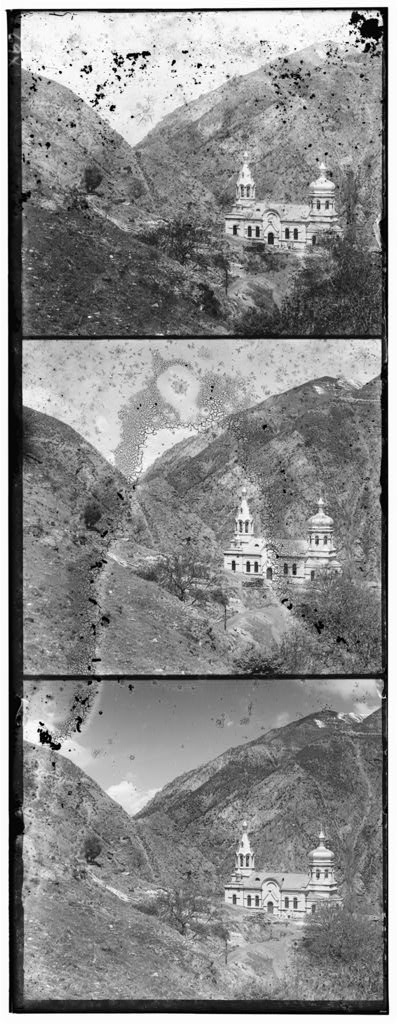
#> input picture syde671/data/00056v.jpg, 398 x 1024 px; its folder holds only this picture in this run
$ python main.py
#> lines starting #> are read from the running program, lines starting #| are printed output that depends on the picture
import numpy as np
import imageio.v3 as iio
import matplotlib.pyplot as plt

from pathlib import Path
import csv
import time

# ============================================================
# 1. Load image
# ============================================================

def load_image(path):
    image = iio.imread(path)

    # Convert integer image to float [0, 1]
    if np.issubdtype(image.dtype, np.integer):
        max_value = np.iinfo(image.dtype).max
        image = image.astype(np.float32) / max_value
    else:
        image = image.astype(np.float32)

    return image


# ============================================================
# 2. Split glass plate into B, G, R
# ============================================================

def split_channels(image):
    height = image.shape[0]

    channel_height = height // 3

    B = image[
        0:channel_height,
        :
    ]

    G = image[
        channel_height:2 * channel_height,
        :
    ]

    R = image[
        2 * channel_height:3 * channel_height,
        :
    ]

    return B, G, R


# ============================================================
# 3. Shift image
# ============================================================

def shift_image(image, dx, dy):
    """
    dx > 0 : right
    dx < 0 : left

    dy > 0 : down
    dy < 0 : up
    """

    return np.roll(
        image,
        shift=(dy, dx),
        axis=(0, 1)
    )


# ============================================================
# 4. Crop border
# ============================================================

def crop_border(image, border=20):
    return image[
        border:-border,
        border:-border
    ]


# ============================================================
# 5. L2 distance
# ============================================================

def l2_distance(image1, image2):
    difference = image1 - image2

    score = np.sqrt(
        np.sum(difference ** 2)
    )

    return score


# ============================================================
# 6. NCC
# ============================================================

def ncc(image1, image2):
    """
    Normalized Cross-Correlation.

    Assignment definition:
    dot product between normalized image vectors.
    """

    a = image1.flatten()
    b = image2.flatten()

    a_norm = np.linalg.norm(a)
    b_norm = np.linalg.norm(b)

    if a_norm == 0 or b_norm == 0:
        return -1

    a = a / a_norm
    b = b / b_norm

    return np.dot(a, b)


# ============================================================
# 7. Single-scale L2 alignment
# ============================================================

def align_l2(
    moving,
    reference,
    search_range=15,
    border=20
):

    best_score = float("inf")

    best_dx = 0
    best_dy = 0

    reference_crop = crop_border(
        reference,
        border
    )

    for dy in range(
        -search_range,
        search_range + 1
    ):

        for dx in range(
            -search_range,
            search_range + 1
        ):

            shifted = shift_image(
                moving,
                dx,
                dy
            )

            shifted_crop = crop_border(
                shifted,
                border
            )

            score = l2_distance(
                shifted_crop,
                reference_crop
            )

            # Smaller L2 = better
            if score < best_score:

                best_score = score

                best_dx = dx
                best_dy = dy

    return best_dx, best_dy, best_score


# ============================================================
# 8. Single-scale NCC alignment
# ============================================================

def align_ncc(
    moving,
    reference,
    search_range=15,
    border=20
):

    best_score = -float("inf")

    best_dx = 0
    best_dy = 0

    reference_crop = crop_border(
        reference,
        border
    )

    for dy in range(
        -search_range,
        search_range + 1
    ):

        for dx in range(
            -search_range,
            search_range + 1
        ):

            shifted = shift_image(
                moving,
                dx,
                dy
            )

            shifted_crop = crop_border(
                shifted,
                border
            )

            score = ncc(
                shifted_crop,
                reference_crop
            )

            # Larger NCC = better
            if score > best_score:

                best_score = score

                best_dx = dx
                best_dy = dy

    return best_dx, best_dy, best_score


# ============================================================
# 9. Display RGB
# ============================================================

# [30 lines left out: function show_rgb, not called in this run]


# ============================================================
# 10. Gaussian/binomial blur
# ============================================================

def blur_image(image):
    """
    Apply:

        [1, 4, 6, 4, 1] / 16

    horizontally and vertically.
    """

    kernel = np.array(
        [1, 4, 6, 4, 1],
        dtype=np.float32
    ) / 16.0

    height, width = image.shape

    # --------------------------------------------------------
    # Horizontal blur
    # --------------------------------------------------------

    padded = np.pad(
        image,
        ((0, 0), (2, 2)),
        mode="reflect"
    )

    horizontal = np.zeros_like(
        image
    )

    for i in range(5):

        horizontal += (
            kernel[i]
            * padded[
                :,
                i:i + width
            ]
        )

    # --------------------------------------------------------
    # Vertical blur
    # --------------------------------------------------------

    padded = np.pad(
        horizontal,
        ((2, 2), (0, 0)),
        mode="reflect"
    )

    blurred = np.zeros_like(
        image
    )

    for i in range(5):

        blurred += (
            kernel[i]
            * padded[
                i:i + height,
                :
            ]
        )

    return blurred


# ============================================================
# 11. Downsample by factor of 2
# ============================================================

def downsample(image):

    # Blur BEFORE subsampling
    blurred = blur_image(image)

    # Keep every second row and column
    smaller = blurred[
        ::2,
        ::2
    ]

    return smaller


# ============================================================
# 12. Build Gaussian pyramid
# ============================================================

def build_pyramid(
    image,
    min_size=150
):

    # Level 0 = full-resolution image
    pyramid = [image]

    while (
        min(pyramid[-1].shape)
        >= 2 * min_size
    ):

        smaller = downsample(
            pyramid[-1]
        )

        pyramid.append(
            smaller
        )

    return pyramid


# ============================================================
# 13. Search around an existing displacement
# ============================================================

def search_alignment(
    moving,
    reference,
    center_dx=0,
    center_dy=0,
    search_range=15,
    metric="ncc",
    border=10
):

    min_dx = center_dx - search_range
    max_dx = center_dx + search_range

    min_dy = center_dy - search_range
    max_dy = center_dy + search_range

    # Largest possible displacement being tested
    largest_shift = max(
        abs(min_dx),
        abs(max_dx),
        abs(min_dy),
        abs(max_dy)
    )

    # Avoid np.roll wrapped pixels during scoring
    margin = (
        border
        + largest_shift
    )

    if (
        2 * margin
        >= min(reference.shape)
    ):
        raise ValueError(
            "Image too small for this search range."
        )

    reference_crop = reference[
        margin:-margin,
        margin:-margin
    ]

    # --------------------------------------------------------
    # Initialize score
    # --------------------------------------------------------

    if metric == "l2":

        best_score = float("inf")

    elif metric == "ncc":

        best_score = -float("inf")

    else:

        raise ValueError(
            "metric must be 'l2' or 'ncc'"
        )

    best_dx = center_dx
    best_dy = center_dy

    # --------------------------------------------------------
    # Search
    # --------------------------------------------------------

    for dy in range(
        min_dy,
        max_dy + 1
    ):

        for dx in range(
            min_dx,
            max_dx + 1
        ):

            shifted = shift_image(
                moving,
                dx,
                dy
            )

            shifted_crop = shifted[
                margin:-margin,
                margin:-margin
            ]

            # ----------------------------------------------
            # L2
            # ----------------------------------------------

            if metric == "l2":

                score = l2_distance(
                    shifted_crop,
                    reference_crop
                )

                if score < best_score:

                    best_score = score

                    best_dx = dx
                    best_dy = dy

            # ----------------------------------------------
            # NCC
            # ----------------------------------------------

            else:

                score = ncc(
                    shifted_crop,
                    reference_crop
                )

                if score > best_score:

                    best_score = score

                    best_dx = dx
                    best_dy = dy

    return (
        best_dx,
        best_dy,
        best_score
    )


# ============================================================
# 14. Coarse-to-fine pyramid alignment
# ============================================================

def align_pyramid(
    moving,
    reference,
    metric="ncc",
    coarse_search=15,
    refine_search=2,
    min_size=150
):

    moving_pyramid = build_pyramid(
        moving,
        min_size=min_size
    )

    reference_pyramid = build_pyramid(
        reference,
        min_size=min_size
    )

    print(
        "\nPyramid levels:",
        len(reference_pyramid)
    )

    dx = 0
    dy = 0

    score = None

    # Start from smallest image
    for level in reversed(
        range(
            len(reference_pyramid)
        )
    ):

        moving_level = (
            moving_pyramid[level]
        )

        reference_level = (
            reference_pyramid[level]
        )

        print(
            "\nLevel:",
            level
        )

        print(
            "Image size:",
            reference_level.shape
        )

        # ----------------------------------------------------
        # Coarsest level
        # ----------------------------------------------------

        if (
            level
            == len(reference_pyramid) - 1
        ):

            dx, dy, score = search_alignment(
                moving_level,
                reference_level,
                center_dx=0,
                center_dy=0,
                search_range=coarse_search,
                metric=metric
            )

        # ----------------------------------------------------
        # Finer level
        # ----------------------------------------------------

        else:

            # Image doubled in size
            # therefore displacement doubles
            dx *= 2
            dy *= 2

            print(
                "Predicted displacement:",
                (dx, dy)
            )

            # Refine only near predicted position
            dx, dy, score = search_alignment(
                moving_level,
                reference_level,
                center_dx=dx,
                center_dy=dy,
                search_range=refine_search,
                metric=metric
            )

        print(
            "Best displacement:",
            (dx, dy)
        )

    return dx, dy, score

# ============================================================
# Save RGB image
# ============================================================

def save_rgb(image, path, border=20):
    """
    Crop borders, convert [0,1] float image to uint8,
    and save as JPG.
    """

    height, width, _ = image.shape

    # Prevent accidentally cropping away the whole image
    safe_border = min(
        border,
        max(0, height // 4),
        max(0, width // 4)
    )

    if safe_border > 0:
        image = image[
            safe_border:-safe_border,
            safe_border:-safe_border,
            :
        ]

    # Keep RGB values valid
    image = np.clip(
        image,
        0,
        1
    )

    # Convert float [0,1] -> uint8 [0,255]
    image_uint8 = (
        image * 255
    ).round().astype(np.uint8)

    iio.imwrite(
        path,
        image_uint8
    )


# ============================================================
# Determine crop needed after shifting
# ============================================================

def shift_crop_border(
    g_dx,
    g_dy,
    r_dx,
    r_dy,
    base_border=20
):
    """
    np.roll wraps pixels around the image.

    Crop enough pixels to remove the wrapped regions.
    """

    largest_shift = max(
        abs(g_dx),
        abs(g_dy),
        abs(r_dx),
        abs(r_dy)
    )

    return (
        base_border
        + largest_shift
    )


# ============================================================
# Process one glass plate
# ============================================================

def process_one_image(
    image_path,
    output_dir
):

    start_time = time.perf_counter()

    filename = image_path.name
    stem = image_path.stem

    print("\n")
    print("=" * 60)
    print("Processing:", filename)
    print("=" * 60)

    # --------------------------------------------------------
    # Load + split
    # --------------------------------------------------------

    image = load_image(
        str(image_path)
    )
#> in load_image, image is the input picture: shape (1024, 398); min 0, max 255, mean 138.2

    B, G, R = split_channels(
        image
    )

    print(
        "Channel size:",
        B.shape
    )

    # ========================================================
    # 1. Unaligned
    # ========================================================

    rgb_unaligned = np.dstack([
        R,
        G,
        B
    ])

    save_rgb(
        rgb_unaligned,
        output_dir
        / f"{stem}_unaligned.jpg",
        border=20
    )

    # ========================================================
    # 2. Single-scale L2
    # ========================================================

    g_dx_l2, g_dy_l2, g_score_l2 = align_l2(
        G,
        B
    )

    r_dx_l2, r_dy_l2, r_score_l2 = align_l2(
        R,
        B
    )

    G_l2 = shift_image(
        G,
        g_dx_l2,
        g_dy_l2
    )

    R_l2 = shift_image(
        R,
        r_dx_l2,
        r_dy_l2
    )

    rgb_l2 = np.dstack([
        R_l2,
        G_l2,
        B
    ])

    l2_crop = shift_crop_border(
        g_dx_l2,
        g_dy_l2,
        r_dx_l2,
        r_dy_l2
    )

    save_rgb(
        rgb_l2,
        output_dir
        / f"{stem}_l2.jpg",
        border=l2_crop
    )

    print(
        "L2 G:",
        (g_dx_l2, g_dy_l2),
        "R:",
        (r_dx_l2, r_dy_l2)
    )

    # ========================================================
    # 3. Single-scale NCC
    # ========================================================

    g_dx_ncc, g_dy_ncc, g_score_ncc = align_ncc(
        G,
        B
    )

    r_dx_ncc, r_dy_ncc, r_score_ncc = align_ncc(
        R,
        B
    )

    G_ncc = shift_image(
        G,
        g_dx_ncc,
        g_dy_ncc
    )

    R_ncc = shift_image(
        R,
        r_dx_ncc,
        r_dy_ncc
    )

    rgb_ncc = np.dstack([
        R_ncc,
        G_ncc,
        B
    ])

    ncc_crop = shift_crop_border(
        g_dx_ncc,
        g_dy_ncc,
        r_dx_ncc,
        r_dy_ncc
    )

    save_rgb(
        rgb_ncc,
        output_dir
        / f"{stem}_ncc.jpg",
        border=ncc_crop
    )

    print(
        "NCC G:",
        (g_dx_ncc, g_dy_ncc),
        "R:",
        (r_dx_ncc, r_dy_ncc)
    )

    # ========================================================
    # 4. Pyramid NCC
    # ========================================================

    print(
        "\nPyramid: Green -> Blue"
    )

    g_dx_pyr, g_dy_pyr, g_score_pyr = (
        align_pyramid(
            G,
            B,
            metric="ncc"
        )
    )

    print(
        "\nPyramid: Red -> Blue"
    )

    r_dx_pyr, r_dy_pyr, r_score_pyr = (
        align_pyramid(
            R,
            B,
            metric="ncc"
        )
    )

    G_pyr = shift_image(
        G,
        g_dx_pyr,
        g_dy_pyr
    )

    R_pyr = shift_image(
        R,
        r_dx_pyr,
        r_dy_pyr
    )

    rgb_pyr = np.dstack([
        R_pyr,
        G_pyr,
        B
    ])

    pyramid_crop = shift_crop_border(
        g_dx_pyr,
        g_dy_pyr,
        r_dx_pyr,
        r_dy_pyr
    )

    save_rgb(
        rgb_pyr,
        output_dir
        / f"{stem}_pyramid_ncc.jpg",
        border=pyramid_crop
    )

    print(
        "Pyramid G:",
        (g_dx_pyr, g_dy_pyr),
        "R:",
        (r_dx_pyr, r_dy_pyr)
    )

    # ========================================================
    # Runtime
    # ========================================================

    runtime = (
        time.perf_counter()
        - start_time
    )

    print(
        f"Runtime: {runtime:.2f} seconds"
    )

    # ========================================================
    # Information for CSV
    # ========================================================

    result = {

        "filename":
            filename,

        "channel_height":
            B.shape[0],

        "channel_width":
            B.shape[1],

        # L2
        "l2_green_dx":
            g_dx_l2,

        "l2_green_dy":
            g_dy_l2,

        "l2_red_dx":
            r_dx_l2,

        "l2_red_dy":
            r_dy_l2,

        "l2_green_score":
            float(g_score_l2),

        "l2_red_score":
            float(r_score_l2),

        # NCC
        "ncc_green_dx":
            g_dx_ncc,

        "ncc_green_dy":
            g_dy_ncc,

        "ncc_red_dx":
            r_dx_ncc,

        "ncc_red_dy":
            r_dy_ncc,

        "ncc_green_score":
            float(g_score_ncc),

        "ncc_red_score":
            float(r_score_ncc),

        # Pyramid NCC
        "pyramid_green_dx":
            g_dx_pyr,

        "pyramid_green_dy":
            g_dy_pyr,

        "pyramid_red_dx":
            r_dx_pyr,

        "pyramid_red_dy":
            r_dy_pyr,

        "pyramid_green_score":
            float(g_score_pyr),

        "pyramid_red_score":
            float(r_score_pyr),

        "runtime_seconds":
            runtime,

        "status":
            "OK",

        "error":
            ""
    }

    return result
# ============================================================
# MAIN — process every JPG
# ============================================================

def main():

    data_dir = Path(
        "data"
    )

    output_dir = Path(
        "outputs"
    )

    # Create outputs/ if it does not exist
    output_dir.mkdir(
        parents=True,
        exist_ok=True
    )

    # --------------------------------------------------------
    # Find all JPG files
    # --------------------------------------------------------

    image_paths = sorted(
        data_dir.glob("*.jpg")
    )

    print(
        "Found",
        len(image_paths),
        "images"
    )

    if len(image_paths) == 0:

        print(
            "No JPG images found in data/"
        )

        return

    results = []

    # --------------------------------------------------------
    # CSV columns
    # --------------------------------------------------------

    csv_fields = [

        "filename",

        "channel_height",
        "channel_width",

        "l2_green_dx",
        "l2_green_dy",

        "l2_red_dx",
        "l2_red_dy",

        "l2_green_score",
        "l2_red_score",

        "ncc_green_dx",
        "ncc_green_dy",

        "ncc_red_dx",
        "ncc_red_dy",

        "ncc_green_score",
        "ncc_red_score",

        "pyramid_green_dx",
        "pyramid_green_dy",

        "pyramid_red_dx",
        "pyramid_red_dy",

        "pyramid_green_score",
        "pyramid_red_score",

        "runtime_seconds",

        "status",
        "error"
    ]

    # --------------------------------------------------------
    # Process every image
    # --------------------------------------------------------

    for index, image_path in enumerate(
        image_paths,
        start=1
    ):

        print(
            f"\n[{index}/{len(image_paths)}]"
        )

        try:

            result = process_one_image(
                image_path,
                output_dir
            )
#| Channel size: (341, 398)
#> the loop in align_l2, `for dy in range( -search_range, search_range + 1 ): ` made 31 passes
#> pass 1, in l2_distance (call 4), `difference = image1 - image2`:
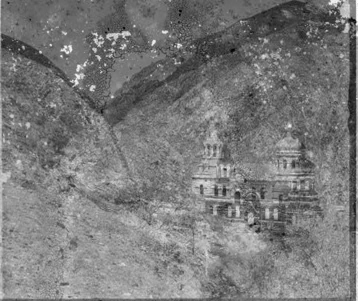
#> difference: shape (301, 358) float32; min -0.976, max 1, mean -0.0281; drawn with min black and max white
#> after the loop in align_l2, `for dy in range(`:
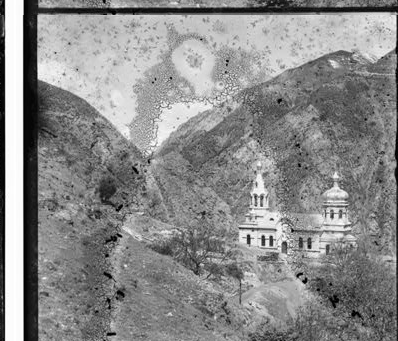
#> shifted: shape (341, 398) float32; min 0, max 1, mean 0.543
#> after the loop in align_l2, `for dy in range(`:
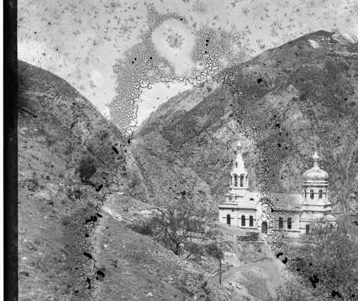
#> shifted_crop: shape (301, 358) float32; min 0, max 1, mean 0.546
#> call 2 of align_l2, with search_range = 15, border = 20
#> after the loop in align_l2 (call 2), `for dy in range(`:
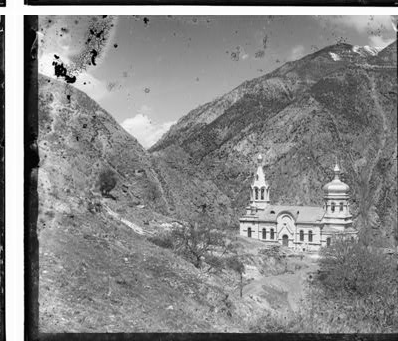
#> shifted: shape (341, 398) float32; min 0, max 1, mean 0.533
#> after the loop in align_l2 (call 2), `for dy in range(`:
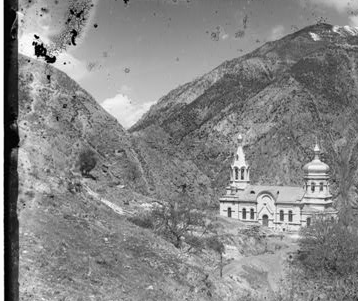
#> shifted_crop: shape (301, 358) float32; min 0, max 1, mean 0.529
#> call 2 of save_rgb, with border = 33
#> in save_rgb (call 2), `iio.imwrite( path, image_uint8 )`:
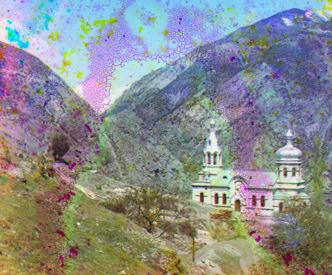
#> saved as 00056v_l2.jpg: shape (275, 332, 3); mean R, G, B 137.4, 140, 141.1
#| L2 G: (1, 6) R: (1, 13)
#| NCC G: (1, 6) R: (1, 13)
#> the loop in build_pyramid, `while ( min(pyramid[-1].shape) >= 2 * min_size ): ` made 1 pass
#> pass 1, in downsample, `blurred = blur_image(image)`:
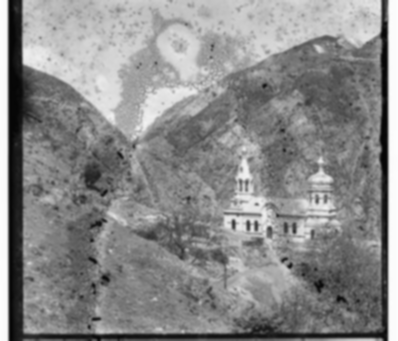
#> blurred: shape (341, 398) float32; min 0.0212, max 0.995, mean 0.543
#> (the rest of the program and of its run is left out)
